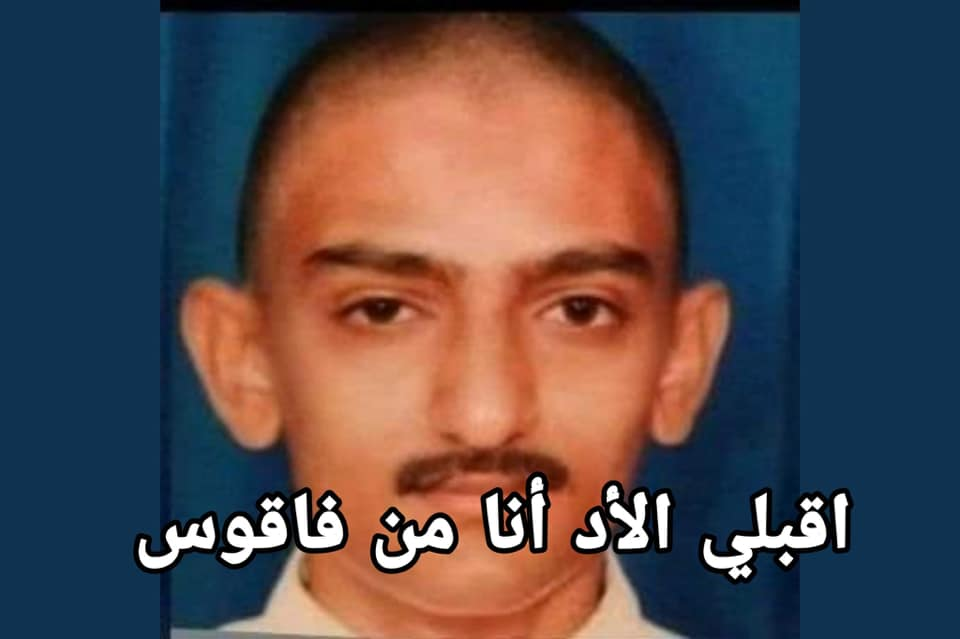
#> input picture s04/lol.jpg, 960 x 639 px
$ python vision.py
#> lines starting #> are read from the running program, lines starting #| are printed output that depends on the picture; after the words box and inside, x2 and y2 are one past the last pixel; in counts of white or black regions, pixels touching at a corner belong together
import cv2


# [92 lines of commented-out code are left out]

img = cv2.imread("lol.jpg", 0)
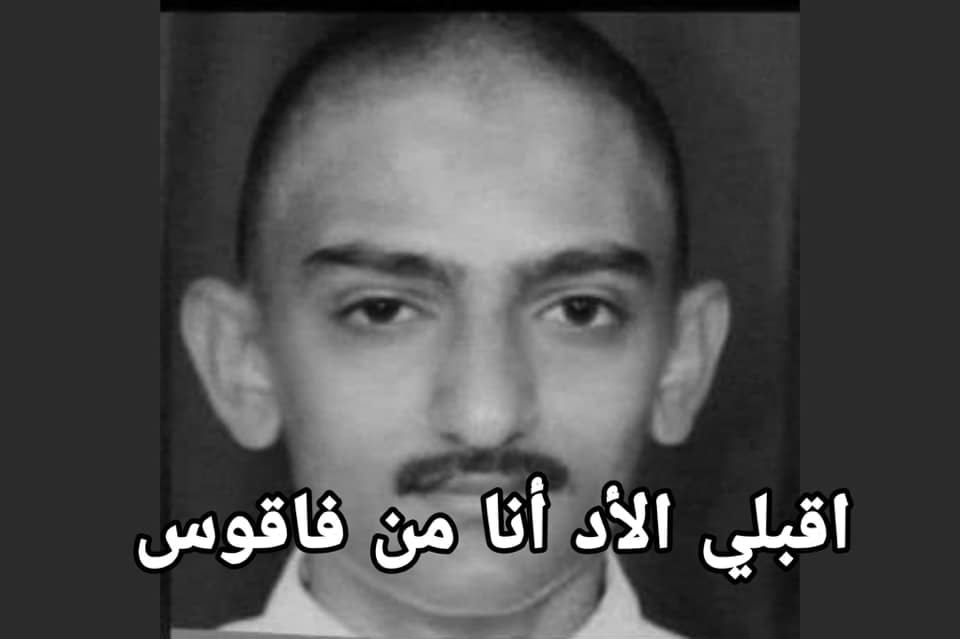
#> img: shape (639, 960); min 0, max 255, mean 77.4
img_canny = cv2.Canny(img, 200, 250)
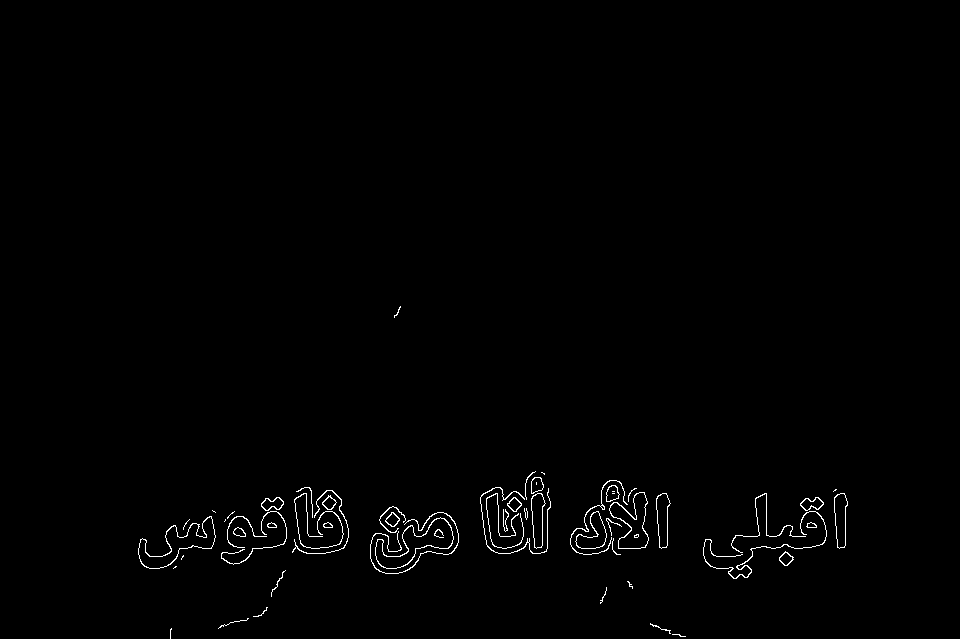
#> img_canny: shape (639, 960); 0.82% white in thin lines or dots, all inside (x1, y1, x2, y2) = (138, 306, 848, 639)
cv2.imwrite("canny.jpg", img_canny)
cv2.imshow("original", img)
cv2.waitKey(500)
cv2.imshow("canny", img_canny)
cv2.waitKey(500)
cv2.destroyAllWindows()
